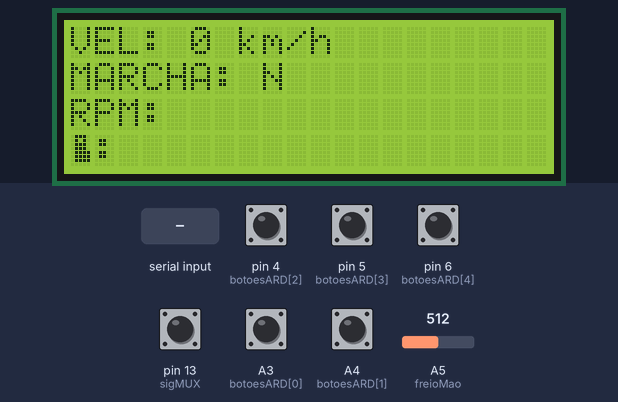
This sketch was run on a simulated Arduino Leonardo, built with avr-gcc and run on an emulated ATmega32U4. On the bench: 20×4 character LCD. The inputs (shaded band) are chosen by the test bench; at power-on: A3 (botoesARD[0]), A4 (botoesARD[1]), pin 4 (botoesARD[2]), pin 5 (botoesARD[3]), pin 6 (botoesARD[4]), pin 13 (sigMUX) HIGH, A5 (freioMao) = 512. USB keyboard and mouse output is not drawn.

Above: at 1.4 s.
1.5 s: "90,45,200;" received over Serial
At 2.4 s:
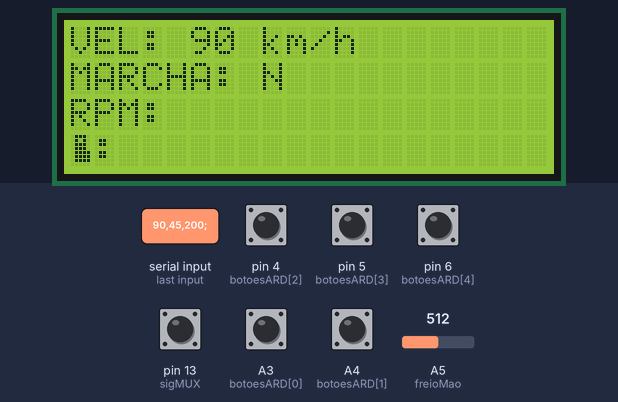
At 6.1 s:
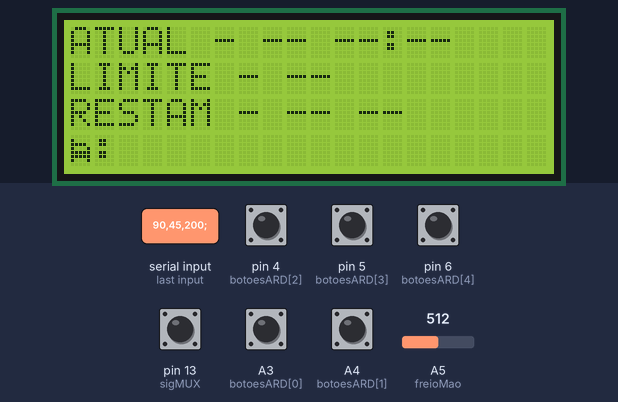
7.5 s: "30,150,10;" received over Serial
Timing chart, 0 to 10.5 s (numbered marks = the images above; inputs shaded):
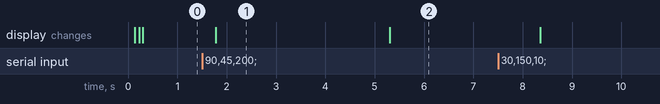

The sketch:

ETS2.ino
```cpp
#include <Joystick.h>
#include <Wire.h>
#include <LiquidCrystal_I2C.h>

//Criação do objeto do display LCD I2C:
//Se no teu teste funcionou com 0x3F, troque 0x27 por 0x3F
LiquidCrystal_I2C lcd(0x27, 20, 4);

//Criação do objeto Joystick HID --> define o que terá o controle:
Joystick_ Joystick(
  JOYSTICK_DEFAULT_REPORT_ID,
  JOYSTICK_TYPE_JOYSTICK,
  21,    // Buttons (0..23)
  0,     // Hat switches
  false, // X
  false, // Y
  false, // Z
  true,  // Rx --> Freio de mão
  false, // Ry --> Freio
  false, // Rz --> Embreagem
  false, // Rudder
  false, // Throttle
  false  // Accelerator --> Acelerador
);

//Declaração LCD:
const int VEL_MAX = 999;
const int RPM_MAX = 100;
const int GASOLINA_MAX = 100;
const int SONO_MAX = 100;
const int BARRAS_MAX = 10;

//Declaração dos tempos de troca das telas do LCD:
const unsigned long TEMPO_TELA_PRINCIPAL = 5000;
const unsigned long TEMPO_TELA_ENTREGA = 3000;
const unsigned long TEMPO_ATUALIZAR_LCD = 250;

//Declaração dos estados dos botões:
int estadoAntes[21] = {
  0,0,0,0,0,0,0,0,0,0,0,
  0,0,0,0,0,0,0,0,0,0
};

//Declarção da variável da marcha do display 7 segmentos:
int marcha = 0;

//Declaração das variáveis recebidas do SimHub:
int velocidade = 0;
int rpm = 0;
int gasolina = 0;
int sono = 0;

String marchaTexto = "N";
String dataAtual = "--";
String horaAtual = "--:--";
String dataEntrega = "";
String horaEntrega = "--";
String tempoAteEntrega = "--";
String distanciaRestante = "--";

//Declaração das variáveis de controle do LCD:
int telaLCD = 0;
int telaLCDAnterior = -1;
unsigned long tempoTrocaLCD = 0;
unsigned long tempoAtualizarLCD = 0;

//Declaração das variáveis anteriores do LCD:
int velocidadeLCDAnterior = -1;
String marchaLCDAnterior = "";
int rpmLCDAnterior = -1;
int gasolinaLCDAnterior = -1;
int sonoLCDAnterior = -1;
String dataHoraAtualLCDAnterior = "";
String dataHoraEntregaLCDAnterior = "";
String tempoDistanciaLCDAnterior = "";

//Declaração dos pinos analógicos:
int freioMao = A5;
int sigMUX = 13;

//Declaração dos pinos digitais:
//No Leonardo, D2 = SDA e D3 = SCL do I2C
int botoesARD[5] = {A3, A4, 4, 5, 6};
int display7_CLOCK = 7;
int display7_RESET = 8;
int binMUX[4] = {9, 10, 11, 12};

//Declaração de variáveis para o multiplexador:
bool botoesMUX[16];

//Declaração de valores binários do multiplexador:
int conversorMUX[16][4] = {
  {0,0,0,0},
  {1,0,0,0},
  {0,1,0,0},
  {1,1,0,0},
  {0,0,1,0},
  {1,0,1,0},
  {0,1,1,0},
  {1,1,1,0},
  {0,0,0,1},
  {1,0,0,1},
  {0,1,0,1},
  {1,1,0,1},
  {0,0,1,1},
  {1,0,1,1},
  {0,1,1,1},
  {1,1,1,1}
};

//Declaração do caractere personalizado de cama/sono:
byte caractereCama[8] = {
  B00000,
  B10000,
  B11110,
  B10001,
  B11111,
  B11111,
  B10001,
  B00000
};

//Declaração do caractere personalizado de gasolina:
byte caractereGasolina[8] = {
  B01110,
  B01010,
  B01110,
  B01110,
  B01111,
  B01111,
  B01111,
  B00000
};


//Função para iniciar o LCD:
void iniciarLCD(){
  Wire.begin();
  delay(50);
  lcd.begin(20, 4);
  lcd.backlight();
  lcd.createChar(0, caractereCama);
  lcd.createChar(1, caractereGasolina);
  lcd.clear();
  delay(50);
}

//Função para imprimir uma linha completa no LCD:
void imprimirLinhaLCD(int linha, String texto){
  int i = 0;

  if(texto.length() > 20){
    texto = texto.substring(0, 20);
  }

  lcd.setCursor(0, linha);
  lcd.print(texto);

  for(i=texto.length();i<20;i++){
    lcd.print(" ");
  }
}

//Função para reiniciar os valores anteriores do LCD:
void reiniciarValoresLCD(){
  velocidadeLCDAnterior = -1;
  marchaLCDAnterior = "";
  rpmLCDAnterior = -1;
  gasolinaLCDAnterior = -1;
  sonoLCDAnterior = -1;
  dataHoraAtualLCDAnterior = "";
  dataHoraEntregaLCDAnterior = "";
  tempoDistanciaLCDAnterior = "";
}

//Função para preparar a tela principal do LCD:
void prepararLCDPrincipal(){
  lcd.clear();

  lcd.setCursor(0, 0);
  lcd.print("VEL: ");

  lcd.setCursor(0, 1);
  lcd.print("MARCHA: ");

  lcd.setCursor(0, 2);
  lcd.print("RPM: ");

  lcd.setCursor(0, 3);
  lcd.write(byte(1));
  lcd.print(": ");

  reiniciarValoresLCD();
}

//Função para preparar a tela de entrega do LCD:
void prepararLCDEntrega(){
  lcd.clear();

  reiniciarValoresLCD();
}

//Função para leitura do multiplexador:
void lerMUX(){
  int i = 0;
  int j = 0;

  for(i=0;i<16;i++){
    for(j=0;j<4;j++){
      digitalWrite(binMUX[j], conversorMUX[i][j]);
    }
    delayMicroseconds(5);
    botoesMUX[i] = digitalRead(sigMUX);
  }

  for(int i = 0; i < 16; i++) {
    bool apertado;

    if(i < 7) {
      apertado = botoesMUX[i];
    }
    else {
      apertado = !botoesMUX[i];
    }
    Joystick.setButton(i, apertado);
    }
  }

//Função marchas:
int marchas(){
  int i = 0;

  for(i=0;i<7;i++){
    if(botoesMUX[i] == HIGH){
      return i + 1;
    }
  }
  return 0;
}

//Função display 7 segmentos:
void display7(int marchaNova){
  int i = 0;

  if(marchaNova == marcha){
    return;
  }

  digitalWrite(display7_RESET, LOW);
  delayMicroseconds(5);
  digitalWrite(display7_RESET, HIGH);
  delayMicroseconds(5);
  digitalWrite(display7_RESET, LOW);
  delayMicroseconds(5);
  if(marchaNova == 0){
    marcha = 0;
    return;
  }

  for(i=0;i<marchaNova;i++){
    digitalWrite(display7_CLOCK, HIGH);
    delayMicroseconds(5);
    digitalWrite(display7_CLOCK, LOW);
    delayMicroseconds(5);
  }

  marcha = marchaNova;
  return;
}

//Função para leitura dos botões:
void botoes(){

  int i = 0;

  for(i=0;i<16;i++){
    int estadoAgora = !botoesMUX[i];

    if(estadoAgora != estadoAntes[i]){
      Joystick.setButton(i, estadoAgora);
      estadoAntes[i] = estadoAgora;
    }
  }

  for(i=0;i<5;i++){
    int estadoAgora = !digitalRead(botoesARD[i]);

    if(estadoAgora != estadoAntes[i+16]){
      Joystick.setButton(i+16, estadoAgora);
      estadoAntes[i+16] = estadoAgora;
    }
  }
  delay(50);

}

//Função para atualizar o freio de mão:
void atualizarFreioDeMao() {
  Joystick.setRxAxis(analogRead(freioMao));
}

//Função para botões de pulso:
void botaoPulso(int botao) {
  static int estadoAnteriorPulso[21];
  static bool iniciado[21] = {false};

  int estadoAtual = HIGH;

  if (botao < 0 || botao > 20)
    return;
  if (botao < 16) {
    if (botao < 7) {
      estadoAtual = botoesMUX[botao];
    }
    else {
      estadoAtual = !botoesMUX[botao];
    }
  }
  else {
    estadoAtual = !digitalRead(botoesARD[botao - 16]);
  }
  if (!iniciado[botao]) {
    estadoAnteriorPulso[botao] = estadoAtual;
    estadoAntes[botao] = estadoAtual;
    iniciado[botao] = true;

    return;
  }
  estadoAntes[botao] = estadoAtual;
  //Dá pulso quando ativa e desativa:
  if (estadoAtual != estadoAnteriorPulso[botao]) {
    Joystick.setButton(botao, HIGH);
    delay(80);
    Joystick.setButton(botao, LOW);
  }
  estadoAnteriorPulso[botao] = estadoAtual;
}

//Função para receber os dados do SimHub:
//Formato esperado:
//velocidade;rpm;gasolina;marcha;dataAtual;horaAtual;dataEntrega;horaEntrega;tempoAteEntrega;distanciaRestante;sono\n
void telemetria(){
  if(Serial.available()){
    String dadoVelocidade = Serial.readStringUntil(';');
    String dadoRPM = Serial.readStringUntil(';');
    String dadoGasolina = Serial.readStringUntil(';');
    String dadoMarcha = Serial.readStringUntil(';');
    String dadoDataAtual = Serial.readStringUntil(';');
    String dadoHoraAtual = Serial.readStringUntil(';');
    String dadoDataEntrega = Serial.readStringUntil(';');
    String dadoHoraEntrega = Serial.readStringUntil(';');
    String dadoTempoAteEntrega = Serial.readStringUntil(';');
    String dadoDistanciaRestante = Serial.readStringUntil(';');
    String dadoSono = Serial.readStringUntil('\n');

    velocidade = dadoVelocidade.toInt();
    rpm = dadoRPM.toInt();
    gasolina = dadoGasolina.toInt();
    sono = dadoSono.toInt();

    dadoMarcha.trim();
    dadoDataAtual.trim();
    dadoHoraAtual.trim();
    dadoDataEntrega.trim();
    dadoHoraEntrega.trim();
    dadoTempoAteEntrega.trim();
    dadoDistanciaRestante.trim();

    dadoMarcha.toUpperCase();

    if(dadoMarcha.length() > 0){
      marchaTexto = dadoMarcha;
    }
    if(dadoDataAtual.length() > 0){
      dataAtual = dadoDataAtual;
    }
    if(dadoHoraAtual.length() > 0){
      horaAtual = dadoHoraAtual;
    }
    if(dadoDataEntrega.length() > 0){
      dataEntrega = dadoDataEntrega;
    }
    if(dadoHoraEntrega.length() > 0){
      horaEntrega = dadoHoraEntrega;
    }
    if(dadoTempoAteEntrega.length() > 0){
      tempoAteEntrega = dadoTempoAteEntrega;
    }
    if(dadoDistanciaRestante.length() > 0){
      distanciaRestante = dadoDistanciaRestante;
    }

    velocidade = constrain(velocidade, 0, VEL_MAX);
    rpm = constrain(rpm, 0, RPM_MAX);
    gasolina = constrain(gasolina, 0, GASOLINA_MAX);
    sono = constrain(sono, 0, SONO_MAX);
  }
}

//Função para transformar RPM em barras:
int barrasRPM(){
  int barras = map(rpm, 0, RPM_MAX, 0, BARRAS_MAX);

  barras = constrain(barras, 0, BARRAS_MAX);

  return barras;
}

//Função para transformar gasolina em barras:
int barrasGasolina(){
  int barras = map(gasolina, 0, GASOLINA_MAX, 0, BARRAS_MAX);

  barras = constrain(barras, 0, BARRAS_MAX);

  return barras;
}

//Função para transformar sono em barras:
int barrasSono(){
  int barras = map(sono, 0, SONO_MAX, 0, BARRAS_MAX);

  barras = constrain(barras, 0, BARRAS_MAX);

  return barras;
}

//Função para mostrar a velocidade na primeira linha:
void lcdVelocidade(){
  if(velocidade == velocidadeLCDAnterior){
    return;
  }

  lcd.setCursor(5, 0);
  lcd.print("        ");
  lcd.setCursor(5, 0);
  lcd.print(velocidade);
  lcd.print(" km/h");

  velocidadeLCDAnterior = velocidade;
}

//Função para mostrar a marcha na segunda linha:
void lcdMarcha(){
  String marchaMostrar = "";

  if(marchaTexto == "R" || marchaTexto == "R1" || marchaTexto == "R2"){
    marchaMostrar = "R";
  }
  else if(marchaTexto.length() == 1){
    marchaMostrar = marchaTexto;
  }
  else{
    marchaMostrar = marchaTexto.substring(0, 2);
  }

  if(marchaMostrar == marchaLCDAnterior){
    return;
  }

  lcd.setCursor(8, 1);
  lcd.print("  ");
  lcd.setCursor(8, 1);
  lcd.print(marchaMostrar);

  marchaLCDAnterior = marchaMostrar;
}

//Função para desenhar a linha do RPM:
void lcdRPM(){
  int i = 0;
  int barras = barrasRPM();
  int barrasLCD = map(barras, 0, BARRAS_MAX, 0, 14);

  barrasLCD = constrain(barrasLCD, 0, 14);

  if(barrasLCD == rpmLCDAnterior){
    return;
  }

  lcd.setCursor(5, 2);

  for(i=0;i<14;i++){
    if(i < barrasLCD){
      lcd.write(byte(255));
    }
    else{
      lcd.print(" ");
    }
  }

  lcd.print(" ");

  rpmLCDAnterior = barrasLCD;
}

//Função para desenhar a linha da gasolina:
void lcdGasolina(){
  int i = 0;
  int barras = barrasGasolina();
  int barrasLCD = map(barras, 0, BARRAS_MAX, 0, 16);

  barrasLCD = constrain(barrasLCD, 0, 16);

  if(barrasLCD == gasolinaLCDAnterior){
    return;
  }

  lcd.setCursor(3, 3);

  for(i=0;i<16;i++){
    if(i < barrasLCD){
      lcd.write(byte(255));
    }
    else{
      lcd.print(" ");
    }
  }

  lcd.print(" ");

  gasolinaLCDAnterior = barrasLCD;
}

//Função para mostrar a data e horário atual na primeira linha da segunda tela:
void lcdDataHoraAtual(){
  String texto = "";

  texto += "ATUAL - ";
  texto += dataAtual;
  texto += " ";
  texto += horaAtual;

  if(texto == dataHoraAtualLCDAnterior){
    return;
  }

  imprimirLinhaLCD(0, texto);

  dataHoraAtualLCDAnterior = texto;
}

//Função para mostrar o tempo restante de entrega na segunda linha da segunda tela:
void lcdDataHoraEntrega(){
  String texto = "";

  texto += "LIMITE - ";
  texto += horaEntrega;

  if(texto == dataHoraEntregaLCDAnterior){
    return;
  }

  imprimirLinhaLCD(1, texto);

  dataHoraEntregaLCDAnterior = texto;
}

//Função para mostrar tempo e distância restante na terceira linha da segunda tela:
void lcdTempoDistancia(){
  String texto = "";

  texto += "RESTAM - ";
  texto += tempoAteEntrega;
  texto += " ";
  texto += distanciaRestante;

  if(texto == tempoDistanciaLCDAnterior){
    return;
  }

  imprimirLinhaLCD(2, texto);

  tempoDistanciaLCDAnterior = texto;
}

//Função para desenhar a linha de sono/cansaço:
void lcdSono(){
  int i = 0;
  int barras = barrasSono();
  int barrasLCD = map(barras, 0, BARRAS_MAX, 0, 16);

  barrasLCD = constrain(barrasLCD, 0, 16);

  if(barrasLCD == sonoLCDAnterior){
    return;
  }

  lcd.setCursor(0, 3);
  lcd.write(byte(0));
  lcd.print(": ");

  for(i=0;i<16;i++){
    if(i < barrasLCD){
      lcd.write(byte(255));
    }
    else{
      lcd.print(" ");
    }
  }

  lcd.print(" ");

  sonoLCDAnterior = barrasLCD;
}

//Função geral da tela principal do display LCD:
void displayLCDPrincipal(){
  lcdVelocidade();
  lcdMarcha();
  lcdRPM();
  lcdGasolina();
}

//Função geral da tela de entrega do display LCD:
void displayLCDEntrega(){
  lcdDataHoraAtual();
  lcdDataHoraEntrega();
  lcdTempoDistancia();
  lcdSono();
}

//Função geral do display LCD:
void displayLCD(){
  unsigned long agora = millis();

  if(telaLCD == 0 && agora - tempoTrocaLCD >= TEMPO_TELA_PRINCIPAL){
    telaLCD = 1;
    tempoTrocaLCD = agora;
  }
  else if(telaLCD == 1 && agora - tempoTrocaLCD >= TEMPO_TELA_ENTREGA){
    telaLCD = 0;
    tempoTrocaLCD = agora;
  }

  if(telaLCD != telaLCDAnterior){
    if(telaLCD == 0){
      prepararLCDPrincipal();
    }
    else{
      prepararLCDEntrega();
    }

    telaLCDAnterior = telaLCD;
    tempoAtualizarLCD = 0;
  }

  if(agora - tempoAtualizarLCD < TEMPO_ATUALIZAR_LCD){
    return;
  }

  tempoAtualizarLCD = agora;

  if(telaLCD == 0){
    displayLCDPrincipal();
  }
  else{
    displayLCDEntrega();
  }
}

void setup() {
  //Setar comunicação com simhub:
  Serial.begin(115200);
  Serial.setTimeout(20);
  //Setar LCD I2C:
  iniciarLCD();
  //Setar os botões digitais:
  for(int i=0;i<5;i++){
    pinMode(botoesARD[i], INPUT_PULLUP);
  }
  //Setar saídas digitais para os displays:
  pinMode(display7_CLOCK, OUTPUT);
  pinMode(display7_RESET, OUTPUT);
  //Setar entradas multiplexador:
  pinMode(sigMUX, INPUT_PULLUP);
  for(int i=0;i<4;i++){
    pinMode(binMUX[i], OUTPUT);
    digitalWrite(binMUX[i], LOW);
  }
  //Setar entradas analógicas:
  pinMode(freioMao, INPUT);
  //Estado inicial do display 7 segmentos:
  digitalWrite(display7_CLOCK, LOW);
  digitalWrite(display7_RESET, LOW);
  delay(10);
  digitalWrite(display7_RESET, HIGH);
  delay(10);
  digitalWrite(display7_RESET, LOW);
  //Inicialização da biblioteca Joystick:
  Joystick.begin(true);
    //Faixa freio de mão:
  Joystick.setRxAxisRange(24, 680);
  //Tela inicial do LCD:
  tempoTrocaLCD = millis();
  tempoAtualizarLCD = 0;
  displayLCD();
}

void loop() {
  lerMUX();

  int marchaAtual = marchas();

  display7(marchaAtual);

  botoes();

 // botaoPulso();
  //botaoPulso(10);
  //botaoPulso(11);
  //botaoPulso(12);
  //botaoPulso(17);

  atualizarFreioDeMao();
  telemetria();
  displayLCD();

  delay(10);
}
```

Measured:
- after the input at 1.5 s, the display: changes after 0.28 s (image 1)
- what the display in image 1 shows lasts 3.5 s, from 1.8 s to 5.3 s
